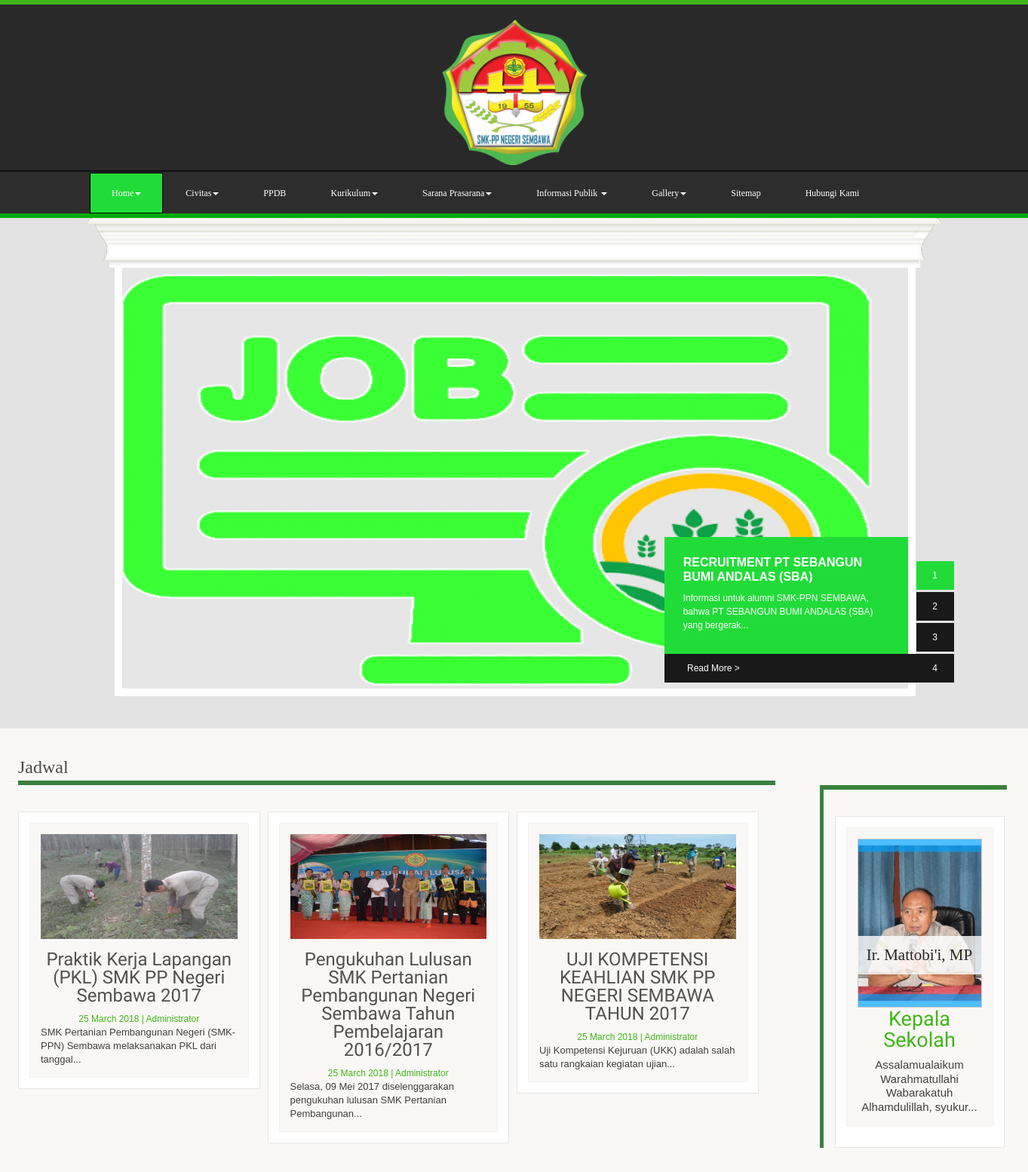
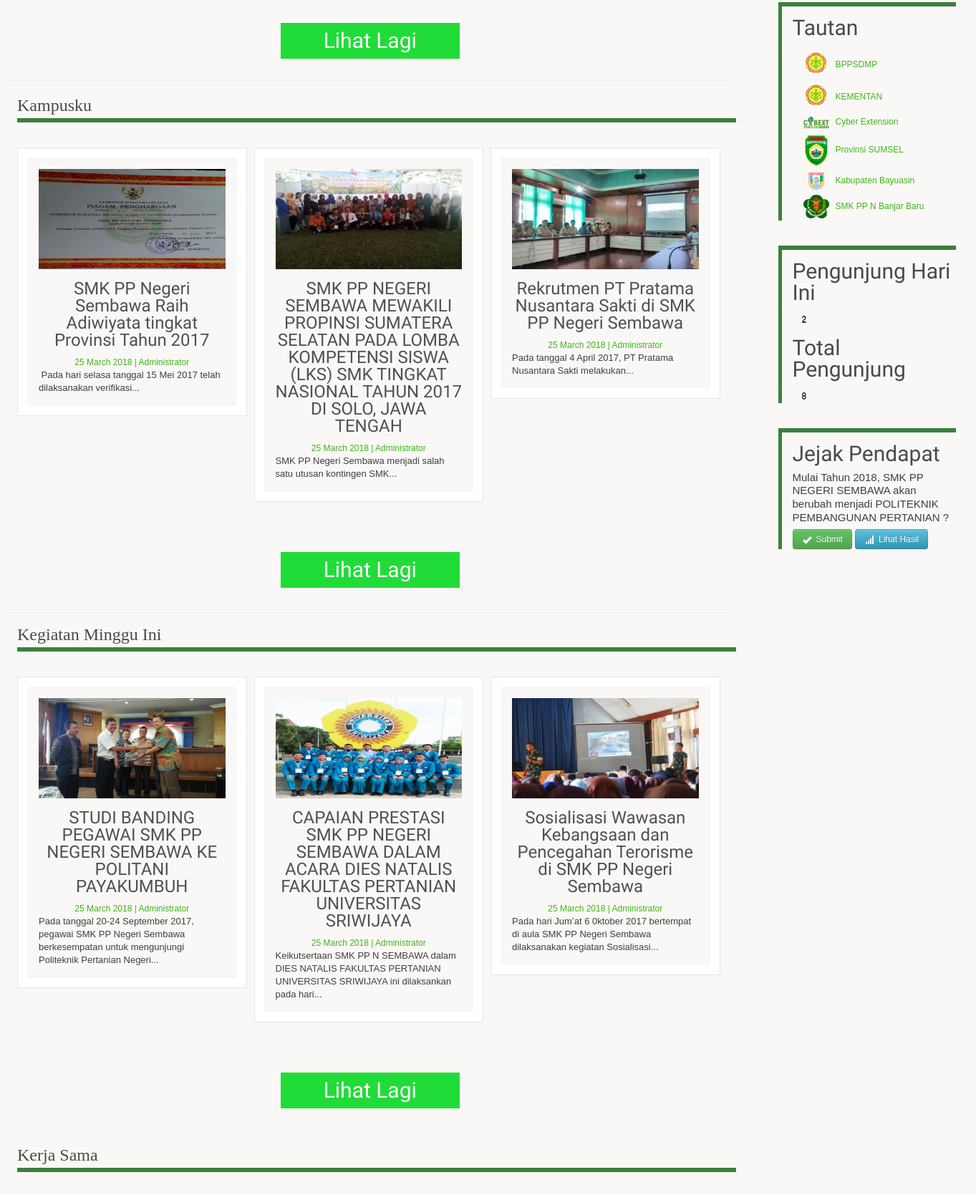
The page / (upper part) on the database its author committed (2 pictures, top to bottom).
### tables this page shows
CREATE TABLE `tbl_tulisan` (
  `tulisan_id` int(11) NOT NULL,
  `tulisan_judul` varchar(200) DEFAULT NULL,
  `tulisan_isi` text,
  `tulisan_tanggal` timestamp NULL DEFAULT CURRENT_TIMESTAMP,
  `tulisan_kategori_id` int(11) DEFAULT NULL,
  `tulisan_kategori_nama` varchar(30) DEFAULT NULL,
  `tulisan_views` int(11) DEFAULT '0',
  `tulisan_gambar` varchar(40) DEFAULT NULL,
  `tulisan_pengguna_id` int(11) DEFAULT NULL,
  `tulisan_author` varchar(40) DEFAULT NULL,
  `tulisan_img_slider` int(2) NOT NULL DEFAULT '0',
  `tulisan_slug` varchar(250) DEFAULT NULL,
  `tulisan_rating` int(11) DEFAULT '0'
);

CREATE TABLE `tbl_portfolio` (
  `port_id` int(11) NOT NULL,
  `port_nama` varchar(70) DEFAULT NULL,
  `port_judul` varchar(200) DEFAULT NULL,
  `port_deskripsi` text,
  `tulisan_views` int(60) NOT NULL,
  `port_tanggal` timestamp NULL DEFAULT CURRENT_TIMESTAMP,
  `port_author` varchar(40) DEFAULT NULL,
  `port_image` varchar(40) DEFAULT NULL
);

### application/controllers/Home.php (called while the page is built, shortened)
<?php
	class Home extends CI_Controller{
	function __construct(){
		$this->load->model('m_tulisan');
		$this->load->model('m_pengunjung');
		$this->load->model('m_portfolio');
		$this->load->model('m_jejak_pendapat');
        $this->m_pengunjung->count_visitor();
	}
	function index(){
		$kode = 8;
		$y['title'] = 'SMK Negeri SPP Sembawa';
		$x['headline']=$this->m_tulisan->get_post_home();
		$x['jadwal'] = $this->m_tulisan->get_kategori_jadwal();
		$x['kampusku'] = $this->m_tulisan->get_kategori_kampusku();
		$x['minggu'] = $this->m_tulisan->get_kategori_kegiatanminggu();
		$x['kerjasama'] = $this->m_tulisan->get_kategori_kerjasama();
		$x['pengumuman'] = $this->m_tulisan->get_kategori_pengumuman();
		$x['agenda'] = $this->m_tulisan->get_kategori_agenda();
		$x['kat']=$this->m_tulisan->get_kategori_for_blog();
		$x['portofolio']=$this->m_portfolio->get_portfolio_by_kode($kode);
		$x['visitor'] = $this->m_pengunjung->statistik_pengujung();
		$x['total'] = $this->m_pengunjung->get_all_pengunjung();
		$this->load->view('v_header',$y);
		$this->load->view('v_sidebar',["side" => 1]);
		$this->load->view('v_home',$x);
		$this->load->view('v_footer');
	}
}

### index.php (called while the page is built, shortened)
<?php
require_once BASEPATH.'core/CodeIgniter.php';

### application/models/M_tulisan.php (called while the page is built, shortened)
<?php
class M_tulisan extends CI_Model{
	function get_post_home(){
		$hsl=$this->db->query("SELECT tbl_tulisan.*,DATE_FORMAT(tulisan_tanggal,'%d %M %Y') AS tanggal FROM tbl_tulisan ORDER BY tulisan_id DESC limit 4");
		return $hsl;
	}
	function get_kategori_jadwal(){
		$hsl=$this->db->query("SELECT tbl_tulisan.*,DATE_FORMAT(tulisan_tanggal,'%d %M %Y') AS tanggal FROM tbl_tulisan WHERE tulisan_kategori_nama = 'Jadwal' ORDER BY tulisan_id DESC limit 3");
		return $hsl;
	}
	function get_kategori_kampusku(){
		$hsl=$this->db->query("SELECT tbl_tulisan.*,DATE_FORMAT(tulisan_tanggal,'%d %M %Y') AS tanggal FROM tbl_tulisan WHERE tulisan_kategori_nama = 'Kampusku' ORDER BY tulisan_id DESC limit 3");
		return $hsl;
	}
	function get_kategori_kegiatanminggu(){
		$hsl=$this->db->query("SELECT tbl_tulisan.*,DATE_FORMAT(tulisan_tanggal,'%d %M %Y') AS tanggal FROM tbl_tulisan WHERE tulisan_kategori_nama = 'Kegiatan_Mingguan' ORDER BY tulisan_id DESC limit 3");
		return $hsl;
	}
}

### application/models/M_portfolio.php (called while the page is built, shortened)
<?php
class M_portfolio extends CI_Model{
	function get_portfolio_by_kode($kode){
		$hsl=$this->db->query("SELECT *,DATE_FORMAT(port_tanggal,'%d %M %Y') AS tanggal FROM tbl_portfolio WHERE port_id='$kode'");
		return $hsl;
	}
}

### application/views/v_home.php (the view, shortened to what this page needs)
  <section class="container container-fluid home_slider">
  <section class="home_slider_top"><img src="<?php echo base_url()?>assets/images/slider_top_img.png" alt="" /></section>
  <div class="flexslider banner_slider">
  <ul class="slides">
    <?php foreach ($headline->result_array() as $i):
              $post_judul=$i['tulisan_judul'];
              $post_isi=$i['tulisan_isi'];
              $post_image=$i['tulisan_gambar'];
              $post_slug=$i['tulisan_slug'];
     ?>
  <li>
    <div class="home_slider_caption">
      <div class="slider_content">
        <strong><?php echo $post_judul?></strong>
        <p> <?php echo limit_words($post_isi,13).'...';?></p>
      </div>
    <div class="slider_readmore">     <a href="<?php echo base_url().'Artikel/'.$post_slug;?>"> Read More > </a> </div>
  </div>
      <img src="<?php echo base_url().'assets/images/'.$post_image;?>"  alt="" />
    </li>
    <?php endforeach ?>
    </ul>
</div>
</section>
	</section>
  <section class="news-bar">
  	<section class="container container-fluid">
		<figure class="row-fluid">
		<article class="span9 first">
		</article>
		</figure>
    </section>
  </section>
  <section class="content-holder">
    <section >
   	  <section class="row-fluid">
      <figure class="span9">
    	 <figure class="span12" style="margin-top: -7px;margin-left: 4px;">
        <h2 style='border-bottom: 6px solid #3a813c;margin-left: 10px;'>Jadwal</h2>
        <?php foreach ($jadwal->result_array() as $i):
              $post_judul=$i['tulisan_judul'];
              $post_isi=$i['tulisan_isi'];
              $post_author=$i['tulisan_author'];
              $post_image=$i['tulisan_gambar'];
              $post_tglpost=$i['tanggal'];
              $post_slug=$i['tulisan_slug'];
         ?>
         <a href="<?php echo base_url().'Artikel/'.$post_slug;?>">
          <figure class="span4 services">
               <div class="slid-holder b0">
                <div class="slid-holder-inner">
                   <img src="<?php echo base_url().'assets/images/'.$post_image;?>" alt="Law and Order"/>
                   <strong class="title"><?php echo $post_judul?></strong>
                   <span><?php echo $post_tglpost.' | '.$post_author;?></span>
                   <p><?php echo limit_words($post_isi,10).'...';?></p>
                </div>
               </div>
          </figure>
          </a>
        <?php endforeach ?>
      </figure>
      <div class="btn-bar" style="margin-bottom: 25px;"><a href="<?php echo base_url().'Artikel/kategori/1'?>" class="see-btn">Lihat Lagi</a></div>
      <figure class="span12" style="margin-top: 22px;margin-left: 4px;">
        <h2 style='border-bottom: 6px solid #3a813c;margin-left: 10px;'>Kampusku</h2>
        <?php foreach ($kampusku->result_array() as $i):
              $post_judul=$i['tulisan_judul'];
              $post_isi=$i['tulisan_isi'];
              $post_author=$i['tulisan_author'];
              $post_image=$i['tulisan_gambar'];
              $post_tglpost=$i['tanggal'];
              $post_slug=$i['tulisan_slug'];
         ?>
         <a href="<?php echo base_url().'Artikel/'.$post_slug;?>">
          <figure class="span4 services">
               <div class="slid-holder b0">
                <div class="slid-holder-inner">
                   <img src="<?php echo base_url().'assets/images/'.$post_image;?>" alt="Law and Order"/>
                   <strong class="title"><?php echo $post_judul?></strong>
                   <span><?php echo $post_tglpost.' | '.$post_author;?></span>
                   <p><?php echo limit_words($post_isi,10).'...';?></p>
                </div>
               </div>
          </figure>
          </a>
        <?php endforeach ?>
        </figure>
        <div class="btn-bar" style="margin-bottom: 25px;"><a href="<?php echo base_url().'Artikel/kategori/2'?>" class="see-btn">Lihat Lagi</a></div>
      <figure class="span12" style="margin-top: 22px;margin-left: 4px;">
        <h2 style='border-bottom: 6px solid #3a813c;margin-left: 10px;'>Kegiatan Minggu Ini</h2>
        <?php foreach ($minggu->result_array() as $i):
              $post_judul=$i['tulisan_judul'];
              $post_isi=$i['tulisan_isi'];
              $post_author=$i['tulisan_author'];
              $post_image=$i['tulisan_gambar'];
              $post_tglpost=$i['tanggal'];
              $post_slug=$i['tulisan_slug'];
         ?>
         <a href="<?php echo base_url().'Artikel/'.$post_slug;?>">
          <figure class="span4 services">
               <div class="slid-holder b0">
                <div class="slid-holder-inner">
                   <img src="<?php echo base_url().'assets/images/'.$post_image;?>" alt="Law and Order"/>
                   <strong class="title"><?php echo $post_judul;?></strong>
                   <span><?php echo $post_tglpost.' | '.$post_author;?></span>
                   <p><?php echo limit_words($post_isi,16).'...';?></p>
                </div>
               </div>
          </figure>
          </a>
        <?php endforeach ?>
        </figure>
        <div class="btn-bar" style="margin-bottom: 25px;"><a href="<?php echo base_url().'Artikel/kategori/3'?>" class="see-btn">Lihat Lagi</a></div>
      <figure class="span12" style="margin-top: 22px;margin-left: 4px;">
        <h2 style='border-bottom: 6px solid #3a813c;margin-left: 10px;'>Kerja Sama</h2>
        </figure>
        <div class="btn-bar" style="margin-bottom: 25px;"><a href="<?php echo base_url().'Artikel/kategori/5'?>" class="see-btn">Lihat Lagi</a></div>
</figure>
<figure class="span3" style="width: 245px;margin-left: 63px;margin-top: 35px;">
  <blockquote>
  <h2 style='border-bottom: 6px solid #3a813c;width: 243px;margin-left: -15px;'></h2>
          <?php
          $b = $portofolio->row_array();
          $nama = $b['port_nama'];
          $deskripsi = $b['port_deskripsi'];
          $image = $b['port_image']
          ?>
            <div class="slid-holder">
              <div class="slid-holder-inner">
                    <div class="mini-slider">
                      <ul id="carousel" class="elastislide-list">
                            <li style="margin-right: 0px;"">
                              <a href="<?php echo base_url().'Home/kataSambutan'?>"><img src="<?php echo base_url().'assets/images/'.$image?>" alt="Ir. Mattobi'i, MP" /></a>
                              <strong class="candidate-name"><?php echo $nama?></strong>
                            </li>
                        </ul>
                    </div>
          <strong class="title2"> Kepala Sekolah</strong>
                    <p><?php echo limit_words($deskripsi,4).'...';?></p>
        </div>
            </div>
            </blockquote>
            <blockquote>
                 <h2 style='border-bottom: 6px solid #3a813c;width: 243px;margin-left: -15px;'></h2>
                        <h3 style="margin-top: -20px;">Tautan</h3>
                        <span class="border-line m-bottom" style="margin-top: 5px;margin-left: -19px;"></span>
                          <ul class="nav nav-list">
                            <li><a href="http://bppsdmp.pertanian.go.id/id"><img src="<?php echo base_url().'assets/images/Kementan.png'?>" style="width: 36px;margin-right: 9px;">BPPSDMP</a></li>
                            <li ><a href="http://www.pertanian.go.id/"><img src="<?php echo base_url().'assets/images/Kementan.png'?>" style="width: 36px;margin-right: 9px;">KEMENTAN</a></li>
                            <li ><a href="http://cybex.pertanian.go.id/"><img src="<?php echo base_url().'assets/images/cybex.png'?>" style="width: 36px;margin-right: 9px;">Cyber Extension</a></li>
                            <li ><a href="http://www.sumselprov.go.id/index.php?module=content&id=1"><img src="<?php echo base_url().'assets/images/sumsel.png'?>" style="width: 36px;margin-right: 9px;">Provinsi SUMSEL</a></li>
                            <li ><a href="http://banyuasinkab.go.id/"><img src="<?php echo base_url().'assets/images/banyuasin.png'?>" style="width: 36px;margin-right: 9px;">Kabupaten Bayuasin</a></li>
                            <li ><a href="http://www.spmabanjarbaru.sch.id/"><img src="<?php echo base_url().'assets/images/banjarbaru.png'?>" style="width: 36px;margin-right: 9px;">SMK PP N Banjar Baru</a></li>
                          </ul>
            </blockquote>
            <blockquote style="margin-top: 35px;">
                 <h2 style='border-bottom: 6px solid #3a813c;width: 243px;margin-left: -15px;'></h2>
                        <h3 style="margin-top: -20px;">Pengunjung Hari Ini</h3>
                        <span class="border-line m-bottom" style="margin-top: 5px;margin-left: -19px;"></span>
                          <ul class="a-list">
                            <li style="margin-left: 13px;"><?php echo $visitor?></li>
                          </ul>
                        <h3 style="margin-top: 0px;">Total Pengunjung</h3>
                        <span class="border-line m-bottom" style="margin-top: 5px;margin-left: -19px;"></span>
                          <ul class="a-list">
                            <li style="margin-left: 13px;"><?php echo $total?></li>
                          </ul>
            </blockquote>
            <blockquote style="margin-top: 35px;">
                 <h2 style='border-bottom: 6px solid #3a813c;width: 243px;margin-left: -15px;'></h2>
                        <h3 style="margin-top: -20px;">Jejak Pendapat</h3>
                        <p style="margin-bottom: 6px;margin-top: -1px;">Mulai Tahun 2018, SMK PP NEGERI SEMBAWA akan berubah menjadi POLITEKNIK PEMBANGUNAN PERTANIAN ?</p>
                        <p><a href="<?php echo base_url().'Home/kirim_pendapat'?>"><button type="button" class="btn btn-success"><i class="icon-ok icon-white" style="margin-right:6px;"></i>Submit</button></a>
                          <a href="<?php echo base_url().'Home/lihat_hasil'?>"><button type="button" class="btn btn-info"><i class="icon-signal icon-white" style="margin-right:6px;"></i>Lihat Hasil</button></a></p>
            </blockquote>
</figure>
 </section>
    </section>
  </section>

### rows shown on the page
tbl_tulisan: tulisan_judul "RECRUITMENT PT SEBANGUN BUMI ANDALAS (SBA)", tulisan_isi "Informasi untuk alumni SMK-PPN SEMBAWA, bahwa PT SEBANGUN BUMI ANDALAS (SBA) yang bergerak", tulisan_gambar (picture)
tbl_tulisan: tulisan_gambar (picture), tulisan_judul "Praktik Kerja Lapangan (PKL) SMK PP Negeri Sembawa 2017", post_tglpost "25 March 2018", tulisan_author "Administrator", tulisan_isi "SMK Pertanian Pembangunan Negeri (SMK-PPN) Sembawa melaksanakan PKL dari tanggal"
tbl_tulisan: tulisan_gambar (picture), tulisan_judul "Pengukuhan Lulusan SMK Pertanian Pembangunan Negeri Sembawa Tahun Pembelajaran 2016/2017", post_tglpost "25 March 2018", tulisan_author "Administrator", tulisan_isi "Selasa, 09 Mei 2017 diselenggarakan pengukuhan lulusan SMK Pertanian Pembangunan"
tbl_tulisan: tulisan_gambar (picture), tulisan_judul "UJI KOMPETENSI KEAHLIAN SMK PP NEGERI SEMBAWA TAHUN 2017", post_tglpost "25 March 2018", tulisan_author "Administrator", tulisan_isi "Uji Kompetensi Kejuruan (UKK) adalah salah satu rangkaian kegiatan ujian"
tbl_tulisan: tulisan_gambar (picture), tulisan_judul "SMK PP Negeri Sembawa Raih Adiwiyata tingkat Provinsi Tahun 2017", post_tglpost "25 March 2018", tulisan_author "Administrator", tulisan_isi "Pada hari selasa tanggal 15 Mei 2017 telah dilaksanakan verifikasi"
tbl_tulisan: tulisan_gambar (picture), tulisan_judul "SMK PP NEGERI SEMBAWA MEWAKILI PROPINSI SUMATERA SELATAN PADA LOMBA KOMPETENSI SISWA (LKS) SMK TINGKAT NASIONAL TAHUN 2017 DI SOLO, JAWA TENGAH", post_tglpost "25 March 2018", tulisan_author "Administrator", tulisan_isi "SMK PP Negeri Sembawa menjadi salah satu utusan kontingen SMK"
tbl_tulisan: tulisan_gambar (picture), tulisan_judul "Rekrutmen PT Pratama Nusantara Sakti di SMK PP Negeri Sembawa", post_tglpost "25 March 2018", tulisan_author "Administrator", tulisan_isi "Pada tanggal 4 April 2017, PT Pratama Nusantara Sakti melakukan"
tbl_tulisan: tulisan_gambar (picture), tulisan_judul "STUDI BANDING PEGAWAI SMK PP NEGERI SEMBAWA KE POLITANI PAYAKUMBUH", post_tglpost "25 March 2018", tulisan_author "Administrator", tulisan_isi "Pada tanggal 20-24 September 2017, pegawai SMK PP Negeri Sembawa berkesempatan untuk mengunjungi Politeknik Pertanian Negeri"
tbl_tulisan: tulisan_gambar (picture), tulisan_judul "CAPAIAN PRESTASI SMK PP NEGERI SEMBAWA DALAM ACARA DIES NATALIS FAKULTAS PERTANIAN UNIVERSITAS SRIWIJAYA", post_tglpost "25 March 2018", tulisan_author "Administrator", tulisan_isi "Keikutsertaan SMK PP N SEMBAWA dalam DIES NATALIS FAKULTAS PERTANIAN UNIVERSITAS SRIWIJAYA ini dilaksankan pada hari"
tbl_tulisan: tulisan_gambar (picture), tulisan_judul "Sosialisasi Wawasan Kebangsaan dan Pencegahan Terorisme di SMK PP Negeri Sembawa", post_tglpost "25 March 2018", tulisan_author "Administrator", tulisan_isi "Pada hari Jum’at 6 0ktober 2017 bertempat di aula SMK PP Negeri Sembawa dilaksanakan kegiatan Sosialisasi"
tbl_portfolio: port_image (picture), port_nama "Ir. Mattobi'i, MP", port_deskripsi "Assalamualaikum Warahmatullahi Wabarakatuh Alhamdulillah, syukur"

### other values the page prints
$visitor "2"
$total "8"
